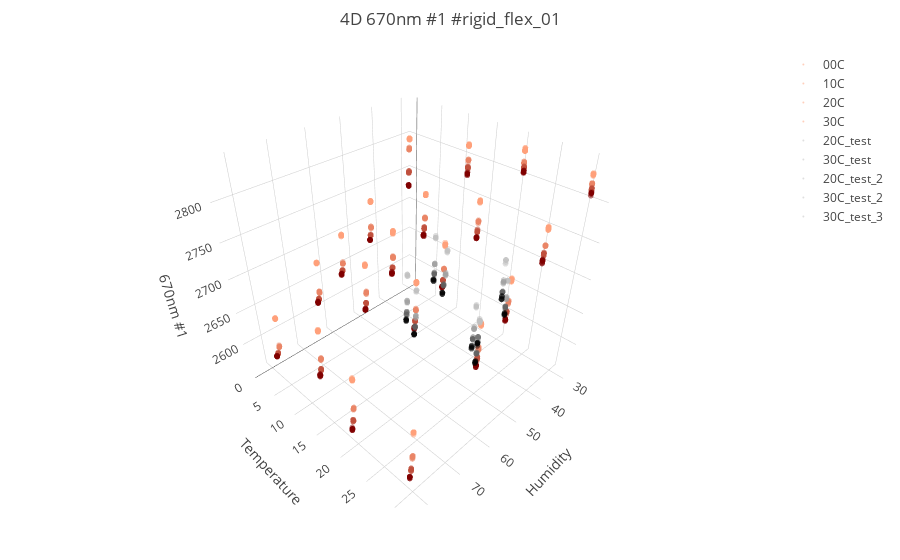

Write notebook code for a chart like this one.
### Code cell
# 4D plot
training_data = {
             '00C':df_0C,
             '10C':df_10C,
             '20C':df_20C,
             '30C':df_30C,
                 }

testing_data = {
             '20C_test':df_test_20C,
             '30C_test':df_test_30C,   
             '20C_test_2':df_test_20C_2,
             '30C_test_2':df_test_30C_2, 
             '30C_test_3':df_test_30C_3, 
               }

channel_list=['670nm #1']
module_4D.plot_4D(training_data, testing_data, channel_list, sensor_number)

# channel_list=['440nm #2', '440nm #2_comp']
# module_4D.plot_4D(training_data, testing_data, channel_list, sensor_number)
